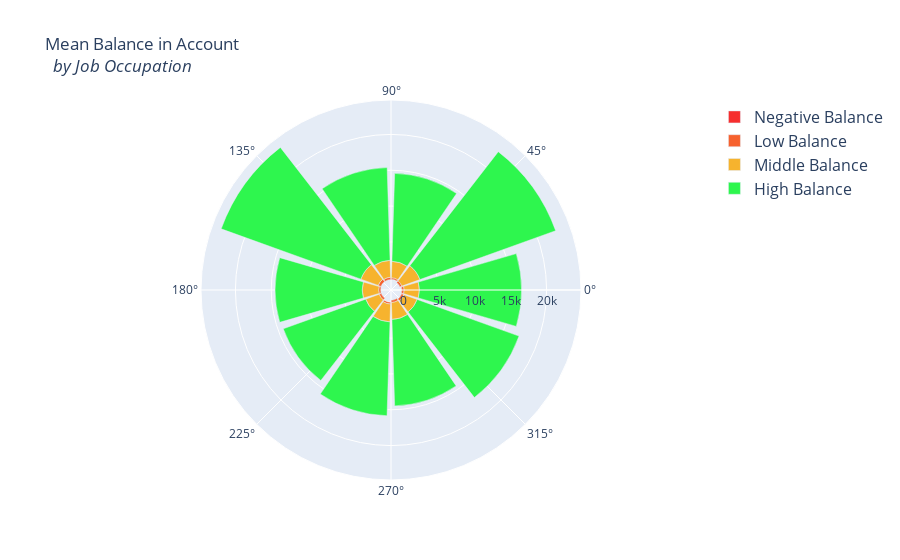

This figure's notebook cell:
### Code cell
# Balance Distribution

# Create a Balance Category
df["balance_status"] = np.nan
lst = [df]

for col in lst:
    col.loc[col["balance"] < 0, "balance_status"] = "negative"
    col.loc[(col["balance"] >= 0) & (col["balance"] <= 30000), "balance_status"] = "low"
    col.loc[(col["balance"] > 30000) & (col["balance"] <= 40000), "balance_status"] = "middle"
    col.loc[col["balance"] > 40000, "balance_status"] = "high"
    
# balance by balance_status
negative = df["balance"].loc[df["balance_status"] == "negative"].values.tolist()
low = df["balance"].loc[df["balance_status"] == "low"].values.tolist()
middle = df["balance"].loc[df["balance_status"] == "middle"].values.tolist()
high = df["balance"].loc[df["balance_status"] == "high"].values.tolist()


# Get the average by occupation in each balance category
job_balance = df.groupby(['job', 'balance_status'])['balance'].mean()


trace1 = go.Barpolar(
    r=[-199.0, -392.0, -209.0, -247.0, -233.0, -270.0, -271.0, 0, -276.0, -134.5],
    text=["blue-collar", "entrepreneur", "housemaid", "management", "retired", "self-employed",
         "services", "student", "technician", "unemployed"],
    name='Negative Balance',
    marker=dict(
        color='rgb(246, 46, 46)'
    )
)
trace2 = go.Barpolar(
    r=[319.5, 283.0, 212.0, 313.0, 409.0, 274.5, 308.5, 253.0, 316.0, 330.0],
    text=["blue-collar", "entrepreneur", "housemaid", "management", "retired", "self-employed",
         "services", "student", "technician", "unemployed"],
    name='Low Balance',
    marker=dict(
        color='rgb(246, 97, 46)'
    )
)
trace3 = go.Barpolar(
    r=[2128.5, 2686.0, 2290.0, 2366.0, 2579.0, 2293.5, 2005.5, 2488.0, 2362.0, 1976.0],
    text=["blue-collar", "entrepreneur", "housemaid", "management", "retired", "self-employed",
         "services", "student", "technician", "unemployed"],
    name='Middle Balance',
    marker=dict(
        color='rgb(246, 179, 46)'
    )
)
trace4 = go.Barpolar(
    r=[14247.5, 20138.5, 12278.5, 12956.0, 20723.0, 12159.0, 12223.0, 13107.0, 12063.0, 15107.5],
    text=["blue-collar", "entrepreneur", "housemaid", "management", "retired", "self-employed",
         "services", "student", "technician", "unemployed"],
    name='High Balance',
    marker=dict(
        color='rgb(46, 246, 78)'
    )
)
data = [trace1, trace2, trace3, trace4]
layout = go.Layout(
    title='Mean Balance in Account<br> <i> by Job Occupation</i>',
    font=dict(
        size=12
    ),
    legend=dict(
        font=dict(
            size=16
        )
    ),
    radialaxis=dict(
        ticksuffix='%'
    ),
    orientation=270
)
fig = go.Figure(data=data, layout=layout)
iplot(fig, filename='polar-area-chart')

### Figure 1 — Plotly figure (JSON) as saved in the notebook; plotly's stock layout.template omitted (floating-point values rounded to 4 significant figures)
{"data": [{"marker": {"color": "rgb(246, 46, 46)"}, "name": "Negative Balance", "r": [-199, -392, -209, -247, -233, -270, -271, 0, -276, -134.5], "text": ["blue-collar", "entrepreneur", "housemaid", "management", "retired", "self-employed", "services", "student", "technician", "unemployed"], "type": "barpolar"}, {"marker": {"color": "rgb(246, 97, 46)"}, "name": "Low Balance", "r": [319.5, 283, 212, 313, 409, 274.5, 308.5, 253, 316, 330], "text": ["blue-collar", "entrepreneur", "housemaid", "management", "retired", "self-employed", "services", "student", "technician", "unemployed"], "type": "barpolar"}, {"marker": {"color": "rgb(246, 179, 46)"}, "name": "Middle Balance", "r": [2128.0, 2686, 2290, 2366, 2579, 2294.0, 2006.0, 2488, 2362, 1976], "text": ["blue-collar", "entrepreneur", "housemaid", "management", "retired", "self-employed", "services", "student", "technician", "unemployed"], "type": "barpolar"}, {"marker": {"color": "rgb(46, 246, 78)"}, "name": "High Balance", "r": [14250.0, 20140.0, 12280.0, 12956, 20723, 12159, 12223, 13107, 12063, 15110.0], "text": ["blue-collar", "entrepreneur", "housemaid", "management", "retired", "self-employed", "services", "student", "technician", "unemployed"], "type": "barpolar"}], "layout": {"font": {"size": 12}, "legend": {"font": {"size": 16}}, "orientation": -90, "radialaxis": {"ticksuffix": "%"}, "title": {"text": "Mean Balance in Account<br> <i> by Job Occupation</i>"}}}
